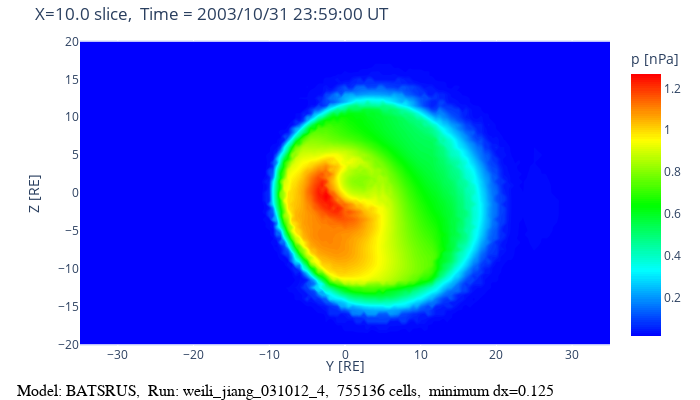

Write notebook code for a chart like this one.
### Code cell
fig = model.get_plot('p')
iplot(fig)

### Figure 1 — Plotly figure (JSON) as saved in the notebook; plotly's stock layout.template omitted (floating-point values rounded to 4 significant figures; data arrays with more than 128 entries replaced by an {"elided": "..."} marker saying what was removed)
{"data": [{"colorbar": {"title": {"text": "p [nPa]"}}, "colorscale": [[0, "rgb(0,0,255)"], [0.25, "rgb(0,255,255)"], [0.5, "rgb(0,255,0)"], [0.75, "rgb(255,255,0)"], [1, "rgb(255,0,0)"]], "contours": {"coloring": "fill", "showlines": false}, "hovertemplate": "Y: %{x:.2f}<br>Z: %{y:.2f}<br><b> %{z:.4f}</b><extra></extra>", "ncontours": 201, "type": "contour", "x": {"elided": "141 float values"}, "y": [-20, -19.5, -19, -18.5, -18, -17.5, -17, -16.5, -16, -15.5, -15, -14.5, -14, -13.5, -13, -12.5, -12, -11.5, -11, -10.5, -10, -9.5, -9, -8.5, -8, -7.5, -7, -6.5, -6, -5.5, -5, -4.5, -4, -3.5, -3, -2.5, -2, -1.5, -1, -0.5, 0, 0.5, 1, 1.5, 2, 2.5, 3, 3.5, 4, 4.5, 5, 5.5, 6, 6.5, 7, 7.5, 8, 8.5, 9, 9.5, 10, 10.5, 11, 11.5, 12, 12.5, 13, 13.5, 14, 14.5, 15, 15.5, 16, 16.5, 17, 17.5, 18, 18.5, 19, 19.5, 20], "z": {"elided": "81x141 float values"}, "zmax": 1.269, "zmin": 0.01735}], "layout": {"annotations": [{"font": {"size": 14}, "showarrow": false, "text": "Y [RE]", "x": 0.5, "xref": "paper", "y": -0.1, "yref": "paper"}, {"ax": 0, "ay": 0, "font": {"color": "#000000", "family": "sans serif", "size": 16}, "text": "Model: BATSRUS,  Run: weili_jiang_031012_4,  755136 cells,  minimum dx=0.125", "x": 0, "xanchor": "left", "xref": "paper", "xshift": -65, "y": 0, "yref": "paper", "yshift": -45}], "autosize": false, "height": 400, "margin": {"b": 32, "pad": 0, "r": 30, "t": 40}, "title": {"text": "X=10.0 slice,  Time = 2003/10/31 23:59:00 UT"}, "width": 700, "xaxis": {"scaleanchor": "y", "title": {"text": ""}}, "yaxis": {"title": {"text": "Z [RE]"}}}}
